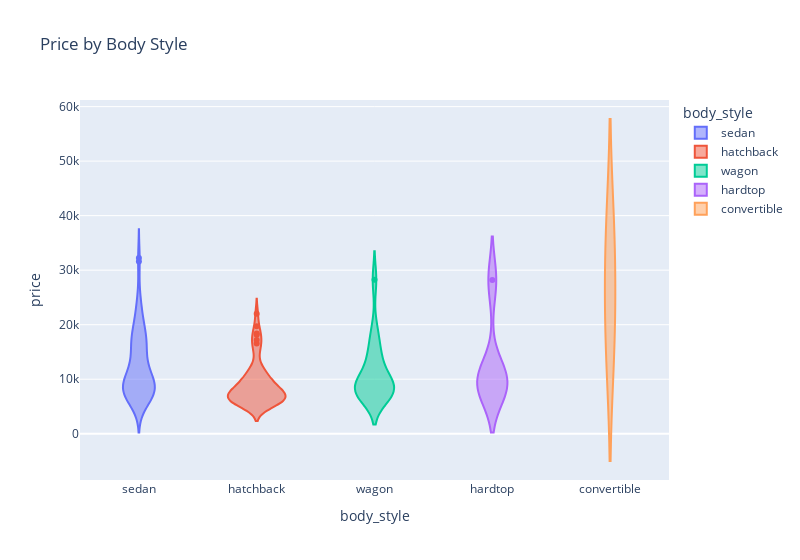

Notebook code for this chart:
### Markdown cell above
Violin plots combine box plots and kernel density graphs. They provide much more information than box plots. They allow, for instance, to know whether a data distribution is bimodal.

### Code cell
fig_v = px.violin(df, x='body_style', y='price', color='body_style', 
                width=800, title="Price by Body Style")
fig_v.show()

### Figure 1 — Plotly figure (JSON) as saved in the notebook; plotly's stock layout.template omitted (floating-point values rounded to 4 significant figures)
{"data": [{"alignmentgroup": "True", "box": {"visible": false}, "hovertemplate": "body_style=%{x}<br>price=%{y}<extra></extra>", "legendgroup": "sedan", "marker": {"color": "#636efa"}, "name": "sedan", "offsetgroup": "sedan", "orientation": "v", "scalegroup": "True", "showlegend": true, "type": "violin", "x": ["sedan", "sedan", "sedan", "sedan", "sedan", "sedan", "sedan", "sedan", "sedan", "sedan", "sedan", "sedan", "sedan", "sedan", "sedan", "sedan", "sedan", "sedan", "sedan", "sedan", "sedan", "sedan", "sedan", "sedan", "sedan", "sedan", "sedan", "sedan", "sedan", "sedan", "sedan", "sedan", "sedan", "sedan", "sedan", "sedan", "sedan", "sedan", "sedan", "sedan", "sedan", "sedan", "sedan", "sedan", "sedan", "sedan", "sedan", "sedan", "sedan", "sedan", "sedan", "sedan", "sedan", "sedan", "sedan", "sedan", "sedan", "sedan", "sedan", "sedan", "sedan", "sedan", "sedan", "sedan", "sedan", "sedan", "sedan", "sedan", "sedan", "sedan", "sedan", "sedan", "sedan", "sedan", "sedan", "sedan", "sedan", "sedan", "sedan"], "x0": " ", "xaxis": "x", "y": [13950, 17450, 17710, 23875, 16430, 16925, 20970, 21105, 6575, 6692, 7609, 7295, 8845, 10295, 12945, 10345, 32250, 6695, 7395, 8495, 10245, 18280, 25552, 31600, 6989, 8189, 9279, 9279, 5499, 7099, 6649, 6849, 7299, 7499, 9549, 13499, 13499, 11900, 13200, 15580, 16900, 16630, 17950, 18150, 6692, 7609, 12170, 15510, 18620, 7126, 7775, 9960, 9233, 11259, 6938, 7898, 7738, 9258, 8058, 9298, 8948, 10698, 10898, 15690, 7775, 7975, 7995, 8195, 8495, 9495, 9995, 12940, 15985, 18420, 16845, 19045, 21485, 22470, 22625], "y0": " ", "yaxis": "y"}, {"alignmentgroup": "True", "box": {"visible": false}, "hovertemplate": "body_style=%{x}<br>price=%{y}<extra></extra>", "legendgroup": "hatchback", "marker": {"color": "#EF553B"}, "name": "hatchback", "offsetgroup": "hatchback", "orientation": "v", "scalegroup": "True", "showlegend": true, "type": "violin", "x": ["hatchback", "hatchback", "hatchback", "hatchback", "hatchback", "hatchback", "hatchback", "hatchback", "hatchback", "hatchback", "hatchback", "hatchback", "hatchback", "hatchback", "hatchback", "hatchback", "hatchback", "hatchback", "hatchback", "hatchback", "hatchback", "hatchback", "hatchback", "hatchback", "hatchback", "hatchback", "hatchback", "hatchback", "hatchback", "hatchback", "hatchback", "hatchback", "hatchback", "hatchback", "hatchback", "hatchback", "hatchback", "hatchback", "hatchback", "hatchback", "hatchback", "hatchback", "hatchback", "hatchback", "hatchback", "hatchback", "hatchback", "hatchback", "hatchback", "hatchback", "hatchback", "hatchback", "hatchback", "hatchback", "hatchback", "hatchback"], "x0": " ", "xaxis": "x", "y": [5151, 6295, 5572, 6377, 7957, 6229, 12964, 6479, 6855, 5399, 6529, 7129, 7895, 9095, 5195, 6095, 6795, 8845, 10595, 11245, 5389, 6189, 6669, 7689, 9959, 8499, 7799, 8949, 17199, 19699, 18399, 5572, 7957, 6229, 22018, 11850, 15040, 18150, 5118, 7053, 7603, 5348, 6338, 6488, 7198, 7788, 8358, 8238, 9538, 9989, 11549, 9988, 11248, 16558, 15998, 9980], "y0": " ", "yaxis": "y"}, {"alignmentgroup": "True", "box": {"visible": false}, "hovertemplate": "body_style=%{x}<br>price=%{y}<extra></extra>", "legendgroup": "wagon", "marker": {"color": "#00cc96"}, "name": "wagon", "offsetgroup": "wagon", "orientation": "v", "scalegroup": "True", "showlegend": true, "type": "violin", "x": ["wagon", "wagon", "wagon", "wagon", "wagon", "wagon", "wagon", "wagon", "wagon", "wagon", "wagon", "wagon", "wagon", "wagon", "wagon", "wagon", "wagon"], "x0": " ", "xaxis": "x", "y": [8921, 7295, 28248, 7349, 7999, 14399, 8921, 7463, 10198, 8013, 11694, 6918, 7898, 8778, 13415, 16515, 18950], "y0": " ", "yaxis": "y"}, {"alignmentgroup": "True", "box": {"visible": false}, "hovertemplate": "body_style=%{x}<br>price=%{y}<extra></extra>", "legendgroup": "hardtop", "marker": {"color": "#ab63fa"}, "name": "hardtop", "offsetgroup": "hardtop", "orientation": "v", "scalegroup": "True", "showlegend": true, "type": "violin", "x": ["hardtop", "hardtop", "hardtop", "hardtop", "hardtop"], "x0": " ", "xaxis": "x", "y": [28176, 8249, 8449, 9639, 11199], "y0": " ", "yaxis": "y"}, {"alignmentgroup": "True", "box": {"visible": false}, "hovertemplate": "body_style=%{x}<br>price=%{y}<extra></extra>", "legendgroup": "convertible", "marker": {"color": "#FFA15A"}, "name": "convertible", "offsetgroup": "convertible", "orientation": "v", "scalegroup": "True", "showlegend": true, "type": "violin", "x": ["convertible", "convertible"], "x0": " ", "xaxis": "x", "y": [35056, 17669], "y0": " ", "yaxis": "y"}], "layout": {"legend": {"title": {"text": "body_style"}, "tracegroupgap": 0}, "title": {"text": "Price by Body Style"}, "violinmode": "overlay", "width": 800, "xaxis": {"anchor": "y", "categoryarray": ["sedan", "hatchback", "wagon", "hardtop", "convertible"], "categoryorder": "array", "domain": [0, 1], "title": {"text": "body_style"}}, "yaxis": {"anchor": "x", "domain": [0, 1], "title": {"text": "price"}}}}
